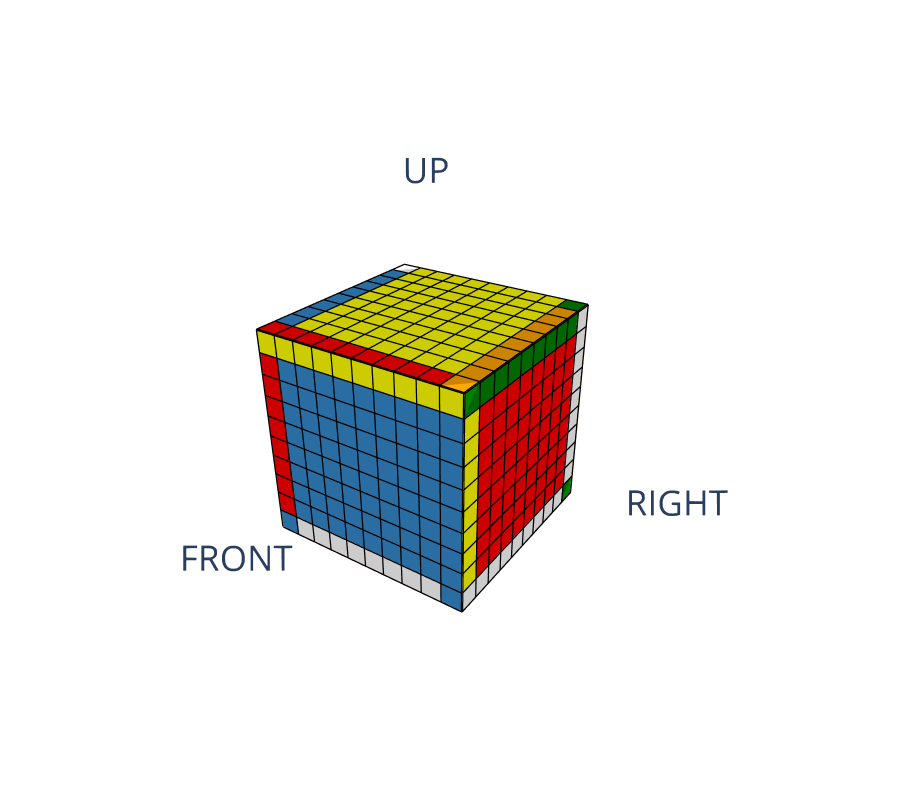

Source (notebook cell):
### Code cell
# read facelets from file
with open('state.txt') as f:
    facelets9 = f.read()
facelets9 = facelets9.split(";")

plot_cube_n(facelets9)

### Figure 1 — Plotly figure (JSON) as saved in the notebook; plotly's stock layout.template omitted (floating-point values rounded to 4 significant figures; data arrays with more than 128 entries replaced by an {"elided": "..."} marker saying what was removed)
{"data": [{"facecolor": {"elided": "1200 str values"}, "hoverinfo": "none", "i": {"elided": "1200 int values"}, "j": {"elided": "1200 int values"}, "k": {"elided": "1200 int values"}, "opacity": 1, "type": "mesh3d", "x": {"elided": "726 int values"}, "y": {"elided": "726 int values"}, "z": {"elided": "726 int values"}}, {"hoverinfo": "none", "line": {"color": "black", "width": 5}, "mode": "lines", "type": "scatter3d", "x": [0, 10, 10, 0, 0], "y": [0, 0, 10, 10, 0], "z": [0, 0, 0, 0, 0]}, {"hoverinfo": "none", "line": {"color": "black", "width": 5}, "mode": "lines", "type": "scatter3d", "x": [0, 0, 10, 10, 0], "y": [0, 0, 0, 0, 0], "z": [0, 10, 10, 0, 0]}, {"hoverinfo": "none", "line": {"color": "black", "width": 5}, "mode": "lines", "type": "scatter3d", "x": [0, 0, 0, 0, 0], "y": [0, 0, 10, 10, 0], "z": [0, 10, 10, 0, 0]}, {"hoverinfo": "none", "line": {"color": "black", "width": 5}, "mode": "lines", "type": "scatter3d", "x": [0, 10, 10, 0, 0], "y": [0, 0, 10, 10, 0], "z": [1, 1, 1, 1, 1]}, {"hoverinfo": "none", "line": {"color": "black", "width": 5}, "mode": "lines", "type": "scatter3d", "x": [0, 0, 10, 10, 0], "y": [1, 1, 1, 1, 1], "z": [0, 10, 10, 0, 0]}, {"hoverinfo": "none", "line": {"color": "black", "width": 5}, "mode": "lines", "type": "scatter3d", "x": [1, 1, 1, 1, 1], "y": [0, 0, 10, 10, 0], "z": [0, 10, 10, 0, 0]}, {"hoverinfo": "none", "line": {"color": "black", "width": 5}, "mode": "lines", "type": "scatter3d", "x": [0, 10, 10, 0, 0], "y": [0, 0, 10, 10, 0], "z": [2, 2, 2, 2, 2]}, {"hoverinfo": "none", "line": {"color": "black", "width": 5}, "mode": "lines", "type": "scatter3d", "x": [0, 0, 10, 10, 0], "y": [2, 2, 2, 2, 2], "z": [0, 10, 10, 0, 0]}, {"hoverinfo": "none", "line": {"color": "black", "width": 5}, "mode": "lines", "type": "scatter3d", "x": [2, 2, 2, 2, 2], "y": [0, 0, 10, 10, 0], "z": [0, 10, 10, 0, 0]}, {"hoverinfo": "none", "line": {"color": "black", "width": 5}, "mode": "lines", "type": "scatter3d", "x": [0, 10, 10, 0, 0], "y": [0, 0, 10, 10, 0], "z": [3, 3, 3, 3, 3]}, {"hoverinfo": "none", "line": {"color": "black", "width": 5}, "mode": "lines", "type": "scatter3d", "x": [0, 0, 10, 10, 0], "y": [3, 3, 3, 3, 3], "z": [0, 10, 10, 0, 0]}, {"hoverinfo": "none", "line": {"color": "black", "width": 5}, "mode": "lines", "type": "scatter3d", "x": [3, 3, 3, 3, 3], "y": [0, 0, 10, 10, 0], "z": [0, 10, 10, 0, 0]}, {"hoverinfo": "none", "line": {"color": "black", "width": 5}, "mode": "lines", "type": "scatter3d", "x": [0, 10, 10, 0, 0], "y": [0, 0, 10, 10, 0], "z": [4, 4, 4, 4, 4]}, {"hoverinfo": "none", "line": {"color": "black", "width": 5}, "mode": "lines", "type": "scatter3d", "x": [0, 0, 10, 10, 0], "y": [4, 4, 4, 4, 4], "z": [0, 10, 10, 0, 0]}, {"hoverinfo": "none", "line": {"color": "black", "width": 5}, "mode": "lines", "type": "scatter3d", "x": [4, 4, 4, 4, 4], "y": [0, 0, 10, 10, 0], "z": [0, 10, 10, 0, 0]}, {"hoverinfo": "none", "line": {"color": "black", "width": 5}, "mode": "lines", "type": "scatter3d", "x": [0, 10, 10, 0, 0], "y": [0, 0, 10, 10, 0], "z": [5, 5, 5, 5, 5]}, {"hoverinfo": "none", "line": {"color": "black", "width": 5}, "mode": "lines", "type": "scatter3d", "x": [0, 0, 10, 10, 0], "y": [5, 5, 5, 5, 5], "z": [0, 10, 10, 0, 0]}, {"hoverinfo": "none", "line": {"color": "black", "width": 5}, "mode": "lines", "type": "scatter3d", "x": [5, 5, 5, 5, 5], "y": [0, 0, 10, 10, 0], "z": [0, 10, 10, 0, 0]}, {"hoverinfo": "none", "line": {"color": "black", "width": 5}, "mode": "lines", "type": "scatter3d", "x": [0, 10, 10, 0, 0], "y": [0, 0, 10, 10, 0], "z": [6, 6, 6, 6, 6]}, {"hoverinfo": "none", "line": {"color": "black", "width": 5}, "mode": "lines", "type": "scatter3d", "x": [0, 0, 10, 10, 0], "y": [6, 6, 6, 6, 6], "z": [0, 10, 10, 0, 0]}, {"hoverinfo": "none", "line": {"color": "black", "width": 5}, "mode": "lines", "type": "scatter3d", "x": [6, 6, 6, 6, 6], "y": [0, 0, 10, 10, 0], "z": [0, 10, 10, 0, 0]}, {"hoverinfo": "none", "line": {"color": "black", "width": 5}, "mode": "lines", "type": "scatter3d", "x": [0, 10, 10, 0, 0], "y": [0, 0, 10, 10, 0], "z": [7, 7, 7, 7, 7]}, {"hoverinfo": "none", "line": {"color": "black", "width": 5}, "mode": "lines", "type": "scatter3d", "x": [0, 0, 10, 10, 0], "y": [7, 7, 7, 7, 7], "z": [0, 10, 10, 0, 0]}, {"hoverinfo": "none", "line": {"color": "black", "width": 5}, "mode": "lines", "type": "scatter3d", "x": [7, 7, 7, 7, 7], "y": [0, 0, 10, 10, 0], "z": [0, 10, 10, 0, 0]}, {"hoverinfo": "none", "line": {"color": "black", "width": 5}, "mode": "lines", "type": "scatter3d", "x": [0, 10, 10, 0, 0], "y": [0, 0, 10, 10, 0], "z": [8, 8, 8, 8, 8]}, {"hoverinfo": "none", "line": {"color": "black", "width": 5}, "mode": "lines", "type": "scatter3d", "x": [0, 0, 10, 10, 0], "y": [8, 8, 8, 8, 8], "z": [0, 10, 10, 0, 0]}, {"hoverinfo": "none", "line": {"color": "black", "width": 5}, "mode": "lines", "type": "scatter3d", "x": [8, 8, 8, 8, 8], "y": [0, 0, 10, 10, 0], "z": [0, 10, 10, 0, 0]}, {"hoverinfo": "none", "line": {"color": "black", "width": 5}, "mode": "lines", "type": "scatter3d", "x": [0, 10, 10, 0, 0], "y": [0, 0, 10, 10, 0], "z": [9, 9, 9, 9, 9]}, {"hoverinfo": "none", "line": {"color": "black", "width": 5}, "mode": "lines", "type": "scatter3d", "x": [0, 0, 10, 10, 0], "y": [9, 9, 9, 9, 9], "z": [0, 10, 10, 0, 0]}, {"hoverinfo": "none", "line": {"color": "black", "width": 5}, "mode": "lines", "type": "scatter3d", "x": [9, 9, 9, 9, 9], "y": [0, 0, 10, 10, 0], "z": [0, 10, 10, 0, 0]}, {"hoverinfo": "none", "line": {"color": "black", "width": 5}, "mode": "lines", "type": "scatter3d", "x": [0, 10, 10, 0, 0], "y": [0, 0, 10, 10, 0], "z": [10, 10, 10, 10, 10]}, {"hoverinfo": "none", "line": {"color": "black", "width": 5}, "mode": "lines", "type": "scatter3d", "x": [0, 0, 10, 10, 0], "y": [10, 10, 10, 10, 10], "z": [0, 10, 10, 0, 0]}, {"hoverinfo": "none", "line": {"color": "black", "width": 5}, "mode": "lines", "type": "scatter3d", "x": [10, 10, 10, 10, 10], "y": [0, 0, 10, 10, 0], "z": [0, 10, 10, 0, 0]}, {"mode": "text", "text": ["UP", "FRONT", "RIGHT"], "textfont": {"size": 35}, "textposition": "middle center", "type": "scatter3d", "x": [5, 5, 16.5], "y": [5, -6.5, 5], "z": [16, 5, 5]}], "layout": {"autosize": false, "height": 800, "scene": {"camera": {"eye": {"x": 0.8, "y": -1.2, "z": 0.8}}, "xaxis": {"showbackground": false, "showgrid": false, "showspikes": false, "showticklabels": false, "title": {"text": ""}, "zeroline": false}, "yaxis": {"showbackground": false, "showgrid": false, "showspikes": false, "showticklabels": false, "title": {"text": ""}, "zeroline": false}, "zaxis": {"showbackground": false, "showgrid": false, "showspikes": false, "showticklabels": false, "title": {"text": ""}, "zeroline": false}}, "showlegend": false, "width": 900}}
